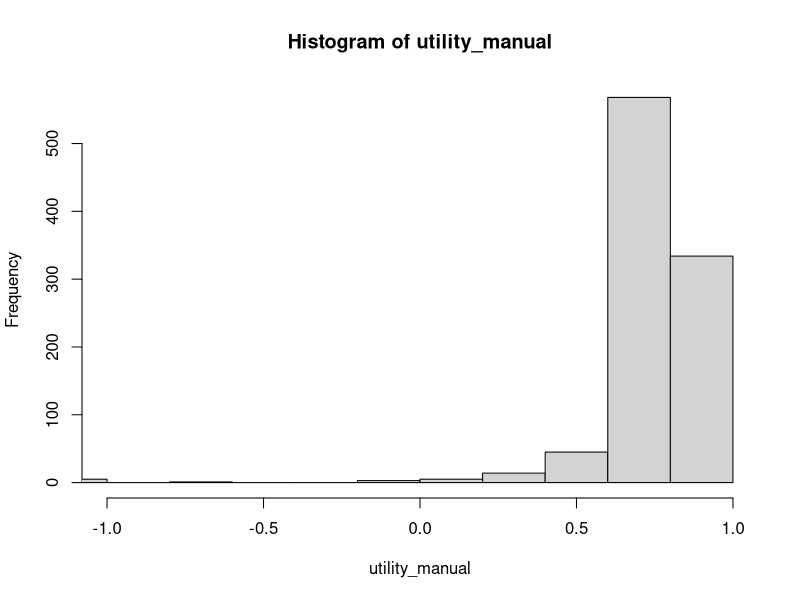
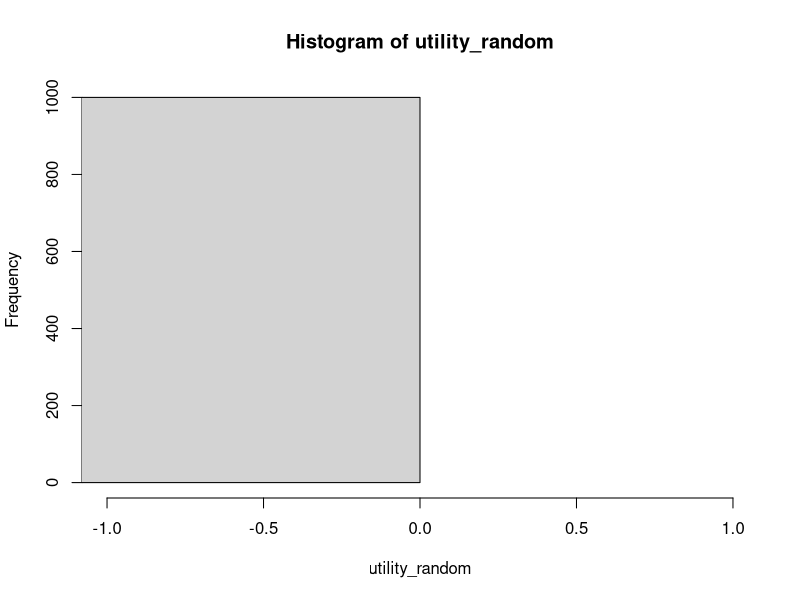
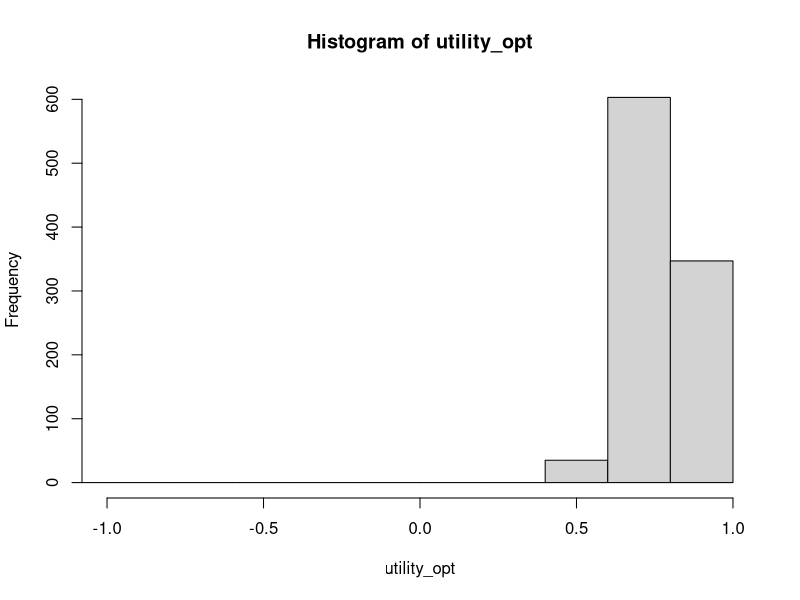

Recreate these plots in R, in order.
## ---- chunk 1
knitr::opts_chunk$set(echo = TRUE)
knitr::opts_chunk$set(tidy = TRUE)
## ---- chunk 2
# I use capitalized variables as global constants
COLS <- 4
ROWS <- 3

S = seq_len(ROWS * COLS)

LAYOUT <- matrix(S, nrow = ROWS , ncol = COLS)
LAYOUT
## ---- chunk 3
show_layout <- function(x) {
  x <- matrix(x, ncol = COLS, nrow = ROWS, 
    dimnames = list(row = seq_len(ROWS), col = seq_len(COLS)))
  x[rev(seq_len(ROWS)), ]
  }

show_layout(LAYOUT)
## ---- chunk 4
rc_to_s <- function(rc)
  LAYOUT[rbind(rc)]

s_to_rc <-
  function(s)
    drop(which(LAYOUT == s, arr.ind = TRUE, useNames = FALSE))
  
    
rc_to_s(c(3, 4))
s_to_rc(12)
## ---- chunk 5
A = c('Up', 'Right', 'Down', 'Left', 'None')

actions <- function(s) { 
  
  # absorbing states
  if(s == 11 || s == 12) return('None')
  
  # illegal state
  if(s == 5) return('None')
  
  c('Up', 'Right', 'Down', 'Left')
}
     
lapply(S, actions)
## ---- chunk 6
calc_transition <- function(s, action) {
  action <- match.arg(action, choices = A)
  
  if(length(s) > 1) return(t(sapply(s, calc_transition, action = action)))
  
  # deal with absorbing and illegal state
  if(s == 11 || s == 12 || s == 5 || action == 'None') {
    P <- rep(0, length(S))
    P[s] <- 1
    return(P)    
  }
  
  action_to_delta <- list(
    'Up' = c(+1, 0),
    'Down' = c(-1, 0),
    'Right' = c(0, +1),
    'Left' = c(0, -1)
    )
  delta <- action_to_delta[[action]]
  dr <- delta[1]
  dc <- delta[2]
   
  rc <- s_to_rc(s)
  r <- rc[1]
  c <- rc[2]
  
  if(dr != 0 && dc != 0) 
    stop("You can only go up/down or right/left!")
  
  P <- matrix(0, nrow = ROWS, ncol = COLS)
  
  # UP/DOWN
  if(dr != 0) {
    new_r <- r + dr
    if(new_r > ROWS || new_r < 1) new_r <- r
    ## can't got to (2, 2)
    if(new_r == 2 && c  == 2) new_r <- r
    P[new_r, c] <- .8
    
    if(c < COLS & !(r == 2 & (c + 1) == 2)) 
      P[r, c + 1] <- .1 else P[r, c] <- P[r, c] + .1 
    if(c > 1 & !(r == 2 & (c - 1) == 2)) 
      P[r, c - 1] <- .1 else P[r, c] <- P[r, c] + .1 
  }
  
  # RIGHT/LEFT
  if(dc != 0) {
    new_c <- c + dc
    if(new_c > COLS || new_c < 1) new_c <- c
    ## can't got to (2, 2)
    if(r == 2 && new_c  == 2) new_c <- c
    P[r, new_c] <- .8
    
    if(r < ROWS & !((r + 1) == 2 & c  == 2)) 
      P[r + 1, c] <- .1 else P[r, c] <- P[r, c] + .1 
    if(r > 1 & !((r - 1) == 2 & c == 2)) 
      P[r - 1, c] <- .1 else P[r, c] <- P[r, c] + .1 
  }
  
  as.vector(P)
}

calc_transition(1, 'Up')
show_layout(calc_transition(1, 'Up'))

### can't go to (2, 2)
show_layout(calc_transition(2, 'Right'))
## ---- chunk 7
calc_transition(S, action = 'Right')
## ---- chunk 8
P_matrices <- lapply(A, FUN = function(a) calc_transition(S, a))
names(P_matrices) <- A
str(P_matrices)
## ---- chunk 9
P <- function(sp, s, a) P_matrices[[a]][s, sp]

P(2, 1, 'Up')
P(5, 4, 'Up')
## ---- chunk 10
R <- function(s, a, s_prime) {
  ## no more reward when we in 11 or 12.
  if(a == 'None' || s == 11 || s == 12) return(0)
  
  ## transition to the absorbing states.
  if(s_prime == 12) return(+1)
  if(s_prime == 11) return(-1)
  
  ## cost for each move
  return(-0.04)
}

R(1, 'Up', 2)
R(9, 'Right', 12)
R(12, 'None', 12)
## ---- chunk 11
pi_manual <- rep('Up', times = length(S))
pi_manual[c(3, 6, 9)] <- 'Right'
show_layout(pi_manual)
## ---- chunk 12
set.seed(1234)
create_random_policy <-
  function()
    sapply(
      S,
      FUN = function(s)
        sample(actions(s), 1)
    )

pi_random <- create_random_policy()
show_layout(pi_random)
## ---- chunk 13
GAMMA <- 1
## ---- chunk 14
sample_transition <- function(s, a)
  sample(S, size = 1, prob = P_matrices[[a]][s,])

sample_transition(1, 'Up')

table(replicate(n = 100, sample_transition(1, 'Up')))
## ---- chunk 15
simulate_utility <- function(pi, s0 = 1, max_t = 100) {
  s <- s0
  U <- 0
  t <- 0
  
  while (TRUE) {
    ## get action from policy
    a <- pi[s]
    
    ## sample a transition given the action from the policy
    s_prime <- sample_transition(s, a)
    
    ##
    U <- U + GAMMA ^ t * R(s, a, s_prime)
    
    s <- s_prime
    
    ## reached an absorbing state?
    if (s == 11 || s == 12 || s == 5)
      break
    
    t <- t + 1
    if (t > max_t)
      break
  }
  
  U
}

simulate_utilities <- function(pi, s0 = 1, N = 1000)
  replicate(N, simulate_utility(pi, s0))
## ---- chunk 16
utility_manual <- simulate_utilities(pi_manual)

# expected utility
mean(utility_manual)
hist(utility_manual, xlim = c(-1, 1))
## ---- chunk 17
utility_random <- simulate_utilities(pi_random)

# expected utility
mean(utility_random)
hist(utility_random, xlim = c(-1, 1))
## ---- chunk 18
U_manual <-
  sapply(
    S,
    FUN = function(s)
      mean(simulate_utilities(pi_manual, s0 = s))
  )
show_layout(U_manual)
## ---- chunk 19
U_random <-
  sapply(
    S,
    FUN = function(s)
      mean(simulate_utilities(pi_random, s0 = s))
  )
show_layout(U_random)
## ---- chunk 20
Q_value <- function(s, a, U) {
  if(!(a %in% actions(s))) return(NA)
  
  sum(sapply(
    S,
    FUN = function(sp)
      P(sp, s, a) * (R(s, a, sp) + GAMMA * U[sp])
  ))
}
## ---- chunk 21
value_iteration <- function(eps, verbose = FALSE) {
  U_prime <- rep(0, times = length(S))
  i <- 1L
   
  while (TRUE) {
    if(verbose) cat("Iteration:", i)
    #cat("U:", U_prime, "\n")
    
    U <- U_prime
    delta <- 0
    
    for (s in S) {
      U_prime[s] <- max(sapply(
        actions(s),
        FUN = function(a)
          Q_value(s, a, U)
      ))
      delta <- max(delta, abs(U_prime[s] - U[s]))
    }
    
    if(verbose) cat(" -> delta:", delta, "\n")
    
    if (delta <= eps * (1 - GAMMA) / GAMMA)
      break
    
  i <- i + 1L  
  }
  
  cat("Iterations needed:", i, "\n")
  
  U
}
## ---- chunk 22
U <- value_iteration(eps = 1e-6)
show_layout(U)
## ---- chunk 23
sapply(A, FUN = function(a) Q_value(s = 1, a, U = U))
## ---- chunk 24
Q_value_vec <- Vectorize(Q_value, vectorize.args = c("s", "a"))

QVs <- outer(S, A, FUN = function(s, a) Q_value_vec(s, a, U = U))
colnames(QVs) <- A

pi_star <- A[apply(QVs, MARGIN = 1, which.max)]
## ---- chunk 25
show_layout(pi_star)
## ---- chunk 26
utility_opt <- simulate_utilities(pi_star)

# expected utility
mean(utility_opt)
hist(utility_opt, xlim = c(-1, 1))
## ---- chunk 27
c(
  random = mean(utility_random), 
  manual = mean(utility_manual), 
  opt = mean(utility_opt))
## ---- chunk 28
show_layout(abs(U_manual - U)) 
## ---- chunk 29
max(abs(U_manual - U))
which.max(abs(U_manual - U))
## ---- chunk 30
approx_policy_evaluation <- function(pi, U = NULL, N = 10) {
  # start with all 0s if no previous U is given
  if (is.null(U))
    U <- rep(0, times = length(S))
  
  for (i in seq_len(N)) {
    for (s in S) {
      U[s] = sum(sapply(
        S,
        FUN = function(s_prime) {
          P(s_prime, s, pi[s]) * (R(s, pi[s], s_prime) + GAMMA * U[s_prime])
        }
      ))
    }
  }
  U
}
## ---- chunk 31
approx_policy_evaluation(pi_random)
approx_policy_evaluation(pi_manual)
## ---- chunk 32
policy_iteration <- function() {
  U <- rep(0, times = length(S))
  pi <- create_random_policy()
  
  while (TRUE) {
    U <- approx_policy_evaluation(pi, U)
    unchanged <- TRUE
    for (s in S) {
      actns <- actions(s)
      a <- actns[which.max(sapply(actns, FUN = function(a) Q_value(s, a, U)))]
      if (Q_value(s, a, U) > Q_value(s, pi[s], U)) {
        pi[s] <- a
        unchanged <- FALSE
      }
    }
    
    if(unchanged) break
  }
  pi
}
## ---- chunk 33
pi_opt_policy_it <- policy_iteration()
show_layout(pi_opt_policy_it)
